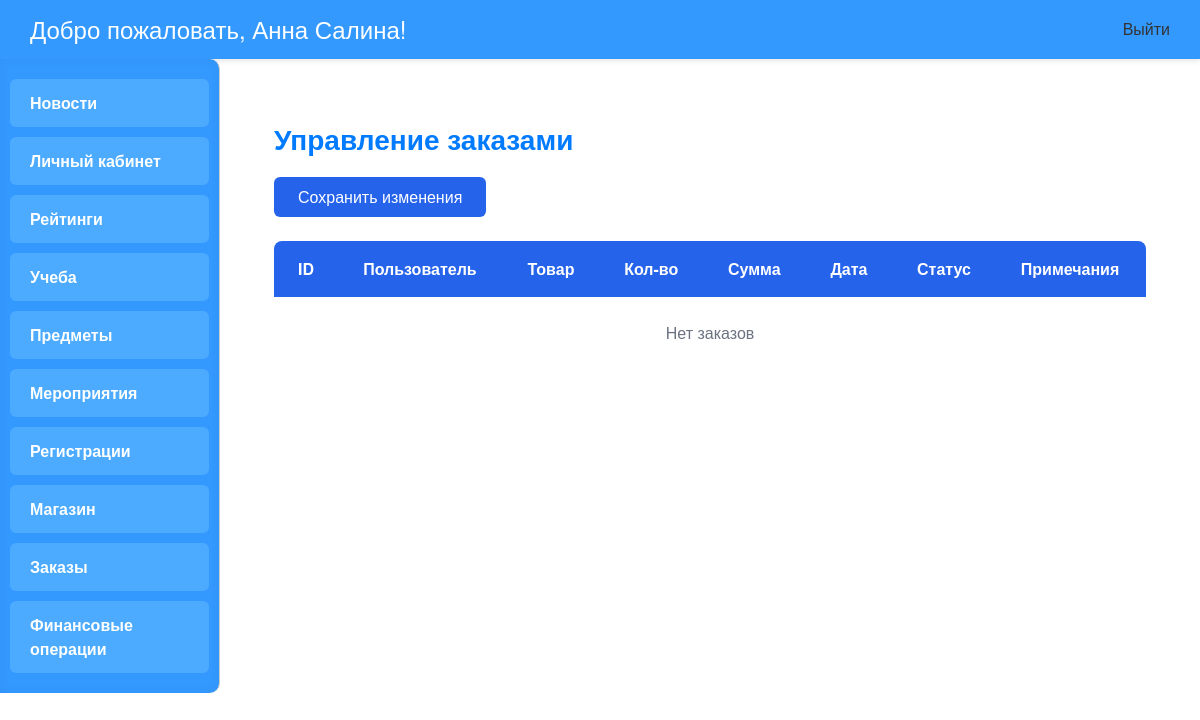
Before: /orders/ (signed in) with the older database file.
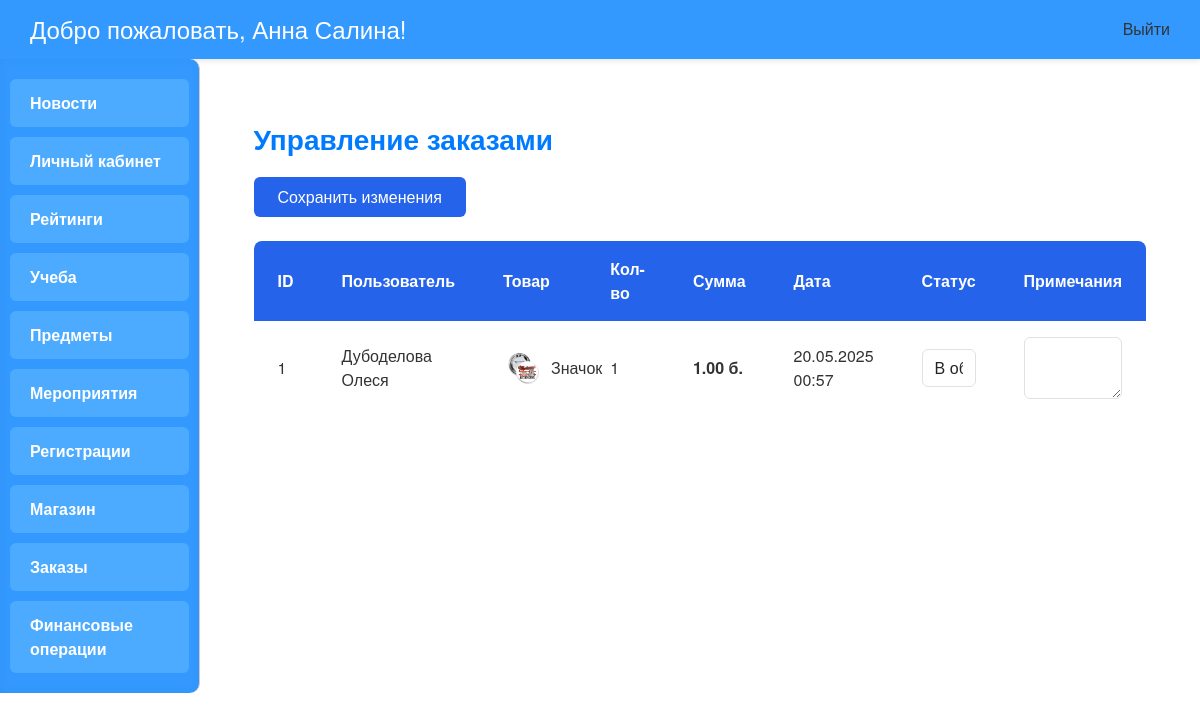
After: the same page with the newer database file.
### main/models.py (models this page shows, shortened)
class Orders(models.Model):
    ORDER_STATUS = (
        ('processing', 'В обработке'),
        ('completed', 'Выполнен'),
        ('canceled', 'Отменен'),
    )
    order_id = models.AutoField(primary_key=True)
    user = models.ForeignKey(User, on_delete=models.CASCADE, related_name='orders', verbose_name='Пользователь')
    order_date = models.DateTimeField(auto_now_add=True, verbose_name='Дата заказа')
    merch = models.ForeignKey('Merch', on_delete=models.CASCADE, related_name='orders', verbose_name='Товар')
    merch_count = models.PositiveIntegerField(verbose_name='Количество товара')
    order_summa = models.DecimalField(max_digits=10, decimal_places=2, verbose_name='Сумма заказа')
    status = models.CharField(max_length=20, choices=ORDER_STATUS, default='processing', verbose_name='Статус')
    notes = models.TextField(blank=True, null=True, verbose_name='Примечания')
    class Meta:
        verbose_name = 'Заказ'
        verbose_name_plural = 'Заказы'
        ordering = ['-order_date']

class Merch(models.Model):
    merch_id = models.AutoField(primary_key=True)
    type = models.CharField(max_length=50, verbose_name='Тип товара')
    count = models.PositiveIntegerField(verbose_name='Количество')
    price = models.DecimalField(max_digits=10, decimal_places=2, verbose_name='Цена')
    merch_name = models.CharField(max_length=100, verbose_name='Название товара')
    merch_photo = models.ImageField(upload_to='merch_photos/', blank=True, null=True, verbose_name='Фото товара')

### main/views.py (the view)
# urls.py: path('orders/', views.orders, name='orders'),
@login_required
@user_passes_test(is_seller, login_url='/')
def orders(request):
    orders = Orders.objects.all().order_by('-order_date')
    if request.method == 'POST':
        formset = OrderStatusFormSet(request.POST, queryset=orders)
        if formset.is_valid():
            formset.save()
            messages.success(request, 'Статусы заказов успешно обновлены!')
            return redirect('orders')
    else:
        formset = OrderStatusFormSet(queryset=orders)
    context = {
        'orders': orders,
        'formset': formset
    }
    return render(request, 'shop/orders.html', context)

### main/views.py (called while the page is built)
def is_seller(user):
    return Profile.objects.filter(user=user, role='PR').exists() or user.is_staff

### main/templates/shop/orders.html (shortened to what this page needs)
{% extends "main/base.html" %}
{% block content %}
<div class="container mx-auto px-4 py-8">
    <h2 class="text-3xl font-bold text-blue-800 mb-6">Управление заказами</h2>
    <form method="post">
        <button type="submit" class="bg-blue-600 hover:bg-blue-700 text-white py-2 px-4 rounded mb-4">
            Сохранить изменения
        </button>
        <div class="overflow-x-auto">
            <table class="min-w-full bg-white rounded-lg overflow-hidden">
                <thead class="bg-blue-600 text-white">
                    <tr>
                        <th class="py-3 px-4 text-left">ID</th>
                        <th class="py-3 px-4 text-left">Пользователь</th>
                        <th class="py-3 px-4 text-left">Товар</th>
                        <th class="py-3 px-4 text-left">Кол-во</th>
                        <th class="py-3 px-4 text-left">Сумма</th>
                        <th class="py-3 px-4 text-left">Дата</th>
                        <th class="py-3 px-4 text-left">Статус</th>
                        <th class="py-3 px-4 text-left">Примечания</th>
                    </tr>
                </thead>
                <tbody class="divide-y divide-gray-200">
                    {% for form in formset %}
                    <tr class="{% if form.instance.status == 'completed' %}bg-green-50{% elif form.instance.status == 'canceled' %}bg-red-50{% else %}hover:bg-blue-50{% endif %}">
                        <td class="py-3 px-4">{{ form.instance.order_id }}</td>
                        <td class="py-3 px-4">
                            {{ form.instance.user.last_name }} {{ form.instance.user.first_name }}
                        </td>
                        <td class="py-3 px-4">
                            <div class="flex items-center">
                                {% if form.instance.merch.merch_photo %}
                                <img src="{{ form.instance.merch.merch_photo.url }}" alt="{{ form.instance.merch.merch_name }}"
                                     class="w-10 h-10 object-cover rounded mr-2">
                                {% endif %}
                                {{ form.instance.merch.merch_name }}
                            </div>
                        </td>
                        <td class="py-3 px-4">{{ form.instance.merch_count }}</td>
                        <td class="py-3 px-4 font-bold">{{ form.instance.order_summa }} б.</td>
                        <td class="py-3 px-4">{{ form.instance.order_date|date:"d.m.Y H:i" }}</td>
                        <td class="py-3 px-4">
                            {{ form.status }}
                        </td>
                        <td class="py-3 px-4">
                            {{ form.notes }}
                        </td>
                    </tr>
                    {% empty %}
                    <tr>
                        <td colspan="8" class="py-4 text-center text-gray-500">
                            Нет заказов
                        </td>
                    </tr>
                    {% endfor %}
                </tbody>
            </table>
        </div>
    </form>
</div>
{% endblock %}

Changed rows visible on the page:
added Orders: instance.order_id "1", instance.user.last_name "Дубоделова", instance.user.first_name "Олеся", instance.merch.merch_photo (picture), instance.merch.merch_name "Значок", instance.merch_count "1", instance.order_summa "1.00", instance.order_date "20.05.2025 00:57"
Other visible differences:
new list line: "б. В обработке "
text no longer shown: "Нет заказов"
